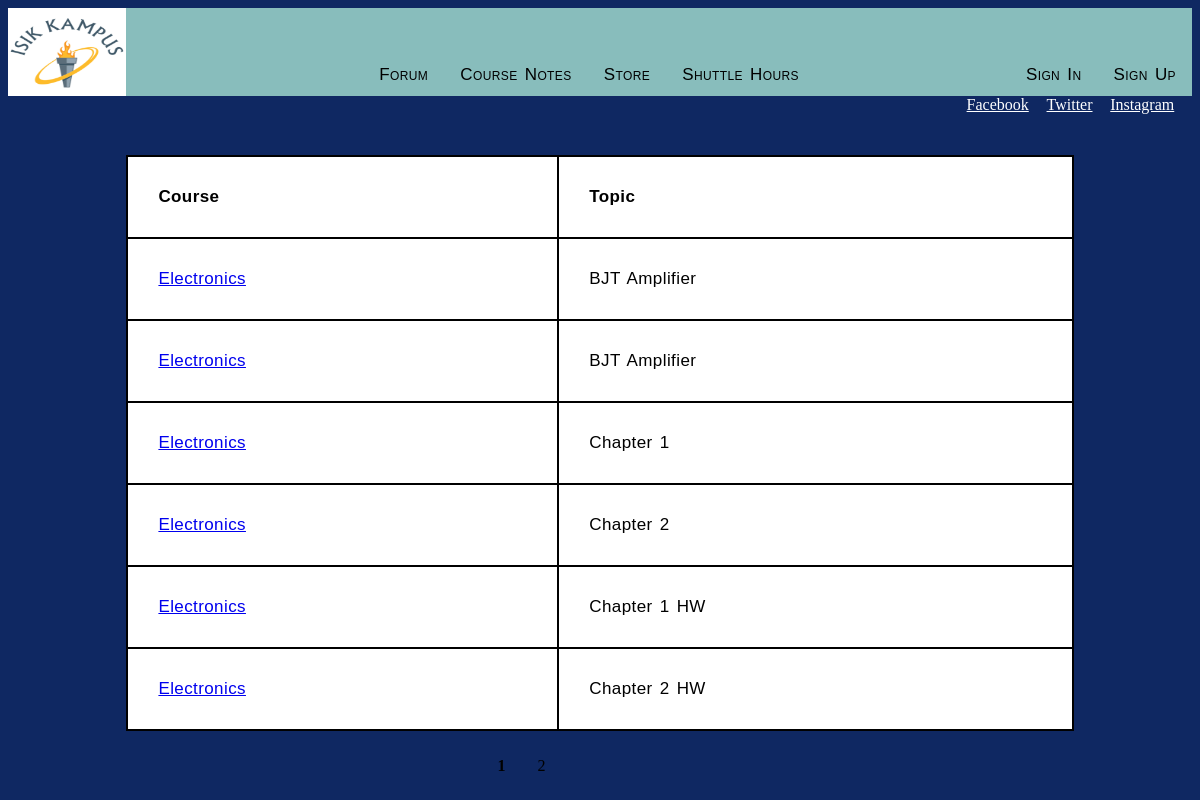
Page /courseNotes/ on the committed database.
### blog/models.py (models this page shows)
class Notes(models.Model):
    id = models.AutoField(primary_key=True)
    lesson = models.CharField(max_length=40)
    topic = models.CharField(max_length=40)
    note = models.FileField(max_length=1350)

### blog/views.py (the view)
# urls.py: path('courseNotes/', views.courseNotes, name= 'courseNotes'),
def courseNotes(request):
    notes = Notes.objects.order_by('id')
    paginator = Paginator(notes,6)
    page = request.GET.get('page')
    notes = paginator.get_page(page)
    if ('username' in request.session):
        username = request.session['username']
        user = get_object_or_404(User, username=username)
        return render(request, 'blog/courseNotes.html', {'notes': notes, 'user': user})
    else:
        return render(request, 'blog/courseNotes.html', {'notes': notes})

### blog/templates/blog/courseNotes.html (shortened to what this page needs)
{% extends 'blog/base.html' %}
{% load static %}
{% block content %}
    <div class="courseNotes">
        <table id="tableNotes">
            <tr id="demoFont">
                <th class="notesTH">Course</th>
                <th class="notesTH">Topic</th>
            </tr>
            {% for Notes in notes %}
                <tr id="demoFont">
                    <td class="notesTD"><a href={% url 'pdf_views' pk=Notes.pk %}>{{ Notes.lesson }}</a></td>
                    <td class="notesTD">{{ Notes.topic }}</td>
                </tr>
            {% endfor %}
        </table>
    </div>
        <div class="pagination">
    <br>
        {% for num in notes.paginator.page_range %}
            {% if notes.number == num %}
                <strong><a href="?page={{ num }}">{{ num }}</a></strong>
            {% else %}
                <a href="?page={{ num }}">{{ num }}</a>
            {% endif %}
        {% endfor %}
    </div>
{% endblock %}

### blog/static/css/style.css (style rules this page uses)
body { background-color: #0f2862; }
#demoFont { font-family: "Comic Sans MS", cursive, sans-serif; font-size: 17px; letter-spacing: 0.4px; word-spacing: 2px; color: #000000; font-weight: 500; text-decoration: none; font-style: normal; font-variant: normal; text-transform: none; text-align: center; }
.pagination { display: inline-block; text-align: center; margin-left: 40%; }
.pagination a { color: black; float: left; padding: 8px 16px; text-decoration: none; }
.tableEvents table, th, td { border: 1px solid black; border-collapse: collapse; }
.tableEvents th, td { padding: 15px; text-align: left; }
.tableEvents th, td { height: 100px; }
table { width: 100%; height: 100vh; background-color: rgba(255, 255, 255, 0.8); margin-top: 3.5%; }
table, th, td { border: 1px solid black; border-collapse: collapse; }
th, td { padding: 15px; text-align: left; height: 100px; }
#tableShuttle, th, td { border: 1px solid black; border-collapse: collapse; }
#tableShuttle th, td { padding: 15px; text-align: left; }
#tableShuttle th, td { height: auto; }
.courseNotes { width: 80%; max-height: 100vh; margin-left: auto; margin-right: auto; margin-top: 5%; }
#tableNotes { width: 100%; height: 80vh; background-color: white; }
#tableNotes, th, td { border: 2px solid black; border-collapse: collapse; padding: 30px; text-align: left; height: auto; }

### rows in the picture
Notes: lesson "Electronics", topic "BJT Amplifier"
Notes: lesson "Electronics", topic "BJT Amplifier"
Notes: lesson "Electronics", topic "Chapter 1"
Notes: lesson "Electronics", topic "Chapter 2"
Notes: lesson "Electronics", topic "Chapter 1 HW"
Notes: lesson "Electronics", topic "Chapter 2 HW"

### other values in the picture
{{ num }} "1"
{{ num }} "2"
